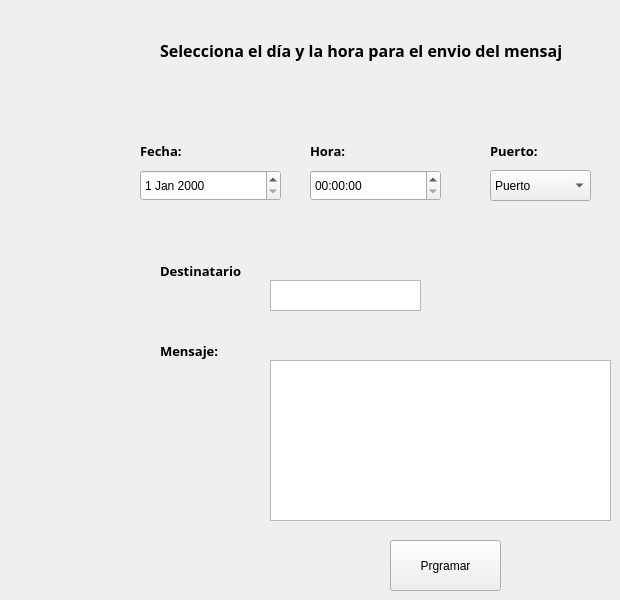
    <widget class="QWidget" name="page_3">
     <widget class="QDateEdit" name="dateEdit">
      <property name="geometry">
       <rect>
        <x>140</x>
        <y>170</y>
        <width>141</width>
        <height>31</height>
       </rect>
      </property>
     </widget>
     <widget class="QLabel" name="label_4">
      <property name="geometry">
       <rect>
        <x>160</x>
        <y>30</y>
        <width>401</width>
        <height>41</height>
       </rect>
      </property>
      <property name="font">
       <font>
        <family>Bahnschrift SemiBold</family>
        <pointsize>12</pointsize>
        <weight>75</weight>
        <bold>true</bold>
       </font>
      </property>
      <property name="text">
       <string>Selecciona el día y la hora para el envio del mensaje:</string>
      </property>
     </widget>
     <widget class="QTimeEdit" name="timeEdit">
      <property name="geometry">
       <rect>
        <x>310</x>
        <y>170</y>
        <width>131</width>
        <height>31</height>
       </rect>
      </property>
     </widget>
     <widget class="QComboBox" name="comboBox_2">
      <property name="geometry">
       <rect>
        <x>490</x>
        <y>170</y>
        <width>101</width>
        <height>31</height>
       </rect>
      </property>
      <item>
       <property name="text">
        <string>Puerto</string>
       </property>
      </item>
      <item>
       <property name="text">
        <string>COM1</string>
       </property>
      </item>
     </widget>
     <widget class="QLabel" name="label_5">
      <property name="geometry">
       <rect>
        <x>140</x>
        <y>140</y>
        <width>51</width>
        <height>21</height>
       </rect>
      </property>
      <property name="font">
       <font>
        <family>Bahnschrift SemiBold</family>
        <pointsize>10</pointsize>
        <weight>75</weight>
        <bold>true</bold>
       </font>
      </property>
      <property name="text">
       <string>Fecha:</string>
      </property>
     </widget>
     <widget class="QLabel" name="label_6">
      <property name="geometry">
       <rect>
        <x>310</x>
        <y>140</y>
        <width>51</width>
        <height>21</height>
       </rect>
      </property>
      <property name="font">
       <font>
        <family>Bahnschrift SemiBold</family>
        <pointsize>10</pointsize>
        <weight>75</weight>
        <bold>true</bold>
       </font>
      </property>
      <property name="text">
       <string>Hora:</string>
      </property>
     </widget>
     <widget class="QLabel" name="label_7">
      <property name="geometry">
       <rect>
        <x>490</x>
        <y>140</y>
        <width>51</width>
        <height>21</height>
       </rect>
      </property>
      <property name="font">
       <font>
        <family>Bahnschrift SemiBold</family>
        <pointsize>10</pointsize>
        <weight>75</weight>
        <bold>true</bold>
       </font>
      </property>
      <property name="text">
       <string>Puerto:</string>
      </property>
     </widget>
     <widget class="QLabel" name="label_8">
      <property name="geometry">
       <rect>
        <x>160</x>
        <y>260</y>
        <width>81</width>
        <height>21</height>
       </rect>
      </property>
      <property name="font">
       <font>
        <family>Bahnschrift SemiBold</family>
        <pointsize>10</pointsize>
        <weight>75</weight>
        <bold>true</bold>
       </font>
      </property>
      <property name="text">
       <string>Destinatario:</string>
      </property>
     </widget>
     <widget class="QLabel" name="label_9">
      <property name="geometry">
       <rect>
        <x>160</x>
        <y>340</y>
        <width>81</width>
        <height>21</height>
       </rect>
      </property>
      <property name="font">
       <font>
        <family>Bahnschrift SemiBold</family>
        <pointsize>10</pointsize>
        <weight>75</weight>
        <bold>true</bold>
       </font>
      </property>
      <property name="text">
       <string>Mensaje:</string>
      </property>
     </widget>
     <widget class="QPlainTextEdit" name="plainTextEdit_3">
      <property name="geometry">
       <rect>
        <x>270</x>
        <y>280</y>
        <width>151</width>
        <height>31</height>
       </rect>
      </property>
     </widget>
     <widget class="QPlainTextEdit" name="plainTextEdit_4">
      <property name="geometry">
       <rect>
        <x>270</x>
        <y>360</y>
        <width>341</width>
        <height>161</height>
       </rect>
      </property>
     </widget>
     <widget class="QPushButton" name="pushButton_6">
      <property name="geometry">
       <rect>
        <x>390</x>
        <y>540</y>
        <width>111</width>
        <height>51</height>
       </rect>
      </property>
      <property name="text">
       <string>Prgramar</string>
      </property>
     </widget>
    </widget>
